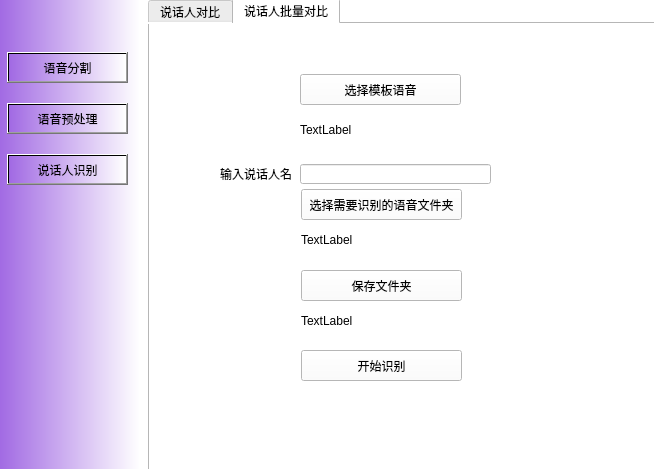
<?xml version="1.0" encoding="UTF-8"?>
<ui version="4.0">
 <class>Widget</class>
 <widget class="QWidget" name="Widget">
  <property name="geometry">
   <rect>
    <x>0</x>
    <y>0</y>
    <width>654</width>
    <height>469</height>
   </rect>
  </property>
  <property name="windowTitle">
   <string>Widget</string>
  </property>
  <widget class="QWidget" name="widget" native="true">
   <property name="geometry">
    <rect>
     <x>-1</x>
     <y>-1</y>
     <width>141</width>
     <height>471</height>
    </rect>
   </property>
   <property name="styleSheet">
    <string notr="true">background-color: qlineargradient(spread:pad, x1:0, y1:0, x2:1, y2:0, stop:0 rgba(161, 105, 227, 255), stop:1 rgba(255, 255, 255, 255));</string>
   </property>
   <widget class="QPushButton" name="pushButton">
    <property name="geometry">
     <rect>
      <x>8</x>
      <y>53</y>
      <width>121</width>
      <height>31</height>
     </rect>
    </property>
    <property name="styleSheet">
     <string notr="true"/>
    </property>
    <property name="text">
     <string>语音分割</string>
    </property>
   </widget>
   <widget class="QPushButton" name="pushButton_2">
    <property name="geometry">
     <rect>
      <x>8</x>
      <y>104</y>
      <width>121</width>
      <height>31</height>
     </rect>
    </property>
    <property name="text">
     <string>语音预处理</string>
    </property>
   </widget>
   <widget class="QPushButton" name="pushButton_3">
    <property name="geometry">
     <rect>
      <x>8</x>
      <y>155</y>
      <width>121</width>
      <height>31</height>
     </rect>
    </property>
    <property name="text">
     <string>说话人识别</string>
    </property>
   </widget>
  </widget>
  <widget class="QWidget" name="widget_2" native="true">
   <property name="geometry">
    <rect>
     <x>139</x>
     <y>-1</y>
     <width>521</width>
     <height>471</height>
    </rect>
   </property>
   <property name="styleSheet">
    <string notr="true">background-color: rgb(255, 255, 255);</string>
   </property>
   <widget class="QWidget" name="widget_3" native="true">
    <property name="geometry">
     <rect>
      <x>-1</x>
      <y>-1</y>
      <width>521</width>
      <height>471</height>
     </rect>
    </property>
    <widget class="QPushButton" name="pushButton_4">
     <property name="geometry">
      <rect>
       <x>170</x>
       <y>130</y>
       <width>141</width>
       <height>31</height>
      </rect>
     </property>
     <property name="text">
      <string>选择需要分割的语音文件</string>
     </property>
    </widget>
    <widget class="QPushButton" name="pushButton_5">
     <property name="geometry">
      <rect>
       <x>170</x>
       <y>220</y>
       <width>141</width>
       <height>31</height>
      </rect>
     </property>
     <property name="text">
      <string>选择需要保存的文件夹</string>
     </property>
    </widget>
    <widget class="QLabel" name="label">
     <property name="geometry">
      <rect>
       <x>170</x>
       <y>180</y>
       <width>241</width>
       <height>20</height>
      </rect>
     </property>
     <property name="text">
      <string>路径</string>
     </property>
    </widget>
    <widget class="QPushButton" name="pushButton_6">
     <property name="geometry">
      <rect>
       <x>170</x>
       <y>310</y>
       <width>141</width>
       <height>31</height>
      </rect>
     </property>
     <property name="text">
      <string>开始分割</string>
     </property>
    </widget>
    <widget class="QLabel" name="label_2">
     <property name="geometry">
      <rect>
       <x>170</x>
       <y>270</y>
       <width>271</width>
       <height>21</height>
      </rect>
     </property>
     <property name="text">
      <string>路径</string>
     </property>
    </widget>
    <widget class="QLabel" name="label_10">
     <property name="geometry">
      <rect>
       <x>169</x>
       <y>381</y>
       <width>221</width>
       <height>21</height>
      </rect>
     </property>
     <property name="text">
      <string>TextLabel</string>
     </property>
    </widget>
   </widget>
   <widget class="QWidget" name="widget_4" native="true">
    <property name="geometry">
     <rect>
      <x>10</x>
      <y>10</y>
      <width>511</width>
      <height>461</height>
     </rect>
    </property>
    <widget class="QPushButton" name="pushButton_7">
     <property name="geometry">
      <rect>
       <x>140</x>
       <y>220</y>
       <width>171</width>
       <height>20</height>
      </rect>
     </property>
     <property name="text">
      <string>选择需要处理的语音文件夹</string>
     </property>
    </widget>
    <widget class="QPushButton" name="pushButton_8">
     <property name="geometry">
      <rect>
       <x>140</x>
       <y>280</y>
       <width>171</width>
       <height>21</height>
      </rect>
     </property>
     <property name="text">
      <string>选择需要保存的文件夹路径</string>
     </property>
    </widget>
    <widget class="QPushButton" name="pushButton_10">
     <property name="geometry">
      <rect>
       <x>140</x>
       <y>330</y>
       <width>171</width>
       <height>31</height>
      </rect>
     </property>
     <property name="text">
      <string>启动预处理</string>
     </property>
    </widget>
    <widget class="QLineEdit" name="lineEdit">
     <property name="geometry">
      <rect>
       <x>70</x>
       <y>20</y>
       <width>61</width>
       <height>20</height>
      </rect>
     </property>
    </widget>
    <widget class="QLineEdit" name="lineEdit_2">
     <property name="geometry">
      <rect>
       <x>70</x>
       <y>50</y>
       <width>61</width>
       <height>20</height>
      </rect>
     </property>
    </widget>
    <widget class="QLineEdit" name="lineEdit_3">
     <property name="geometry">
      <rect>
       <x>70</x>
       <y>80</y>
       <width>61</width>
       <height>20</height>
      </rect>
     </property>
    </widget>
    <widget class="QLabel" name="label_7">
     <property name="geometry">
      <rect>
       <x>20</x>
       <y>30</y>
       <width>40</width>
       <height>12</height>
      </rect>
     </property>
     <property name="text">
      <string>声道数</string>
     </property>
    </widget>
    <widget class="QLabel" name="label_8">
     <property name="geometry">
      <rect>
       <x>20</x>
       <y>60</y>
       <width>40</width>
       <height>12</height>
      </rect>
     </property>
     <property name="text">
      <string>采样率</string>
     </property>
    </widget>
    <widget class="QLabel" name="label_3">
     <property name="geometry">
      <rect>
       <x>140</x>
       <y>250</y>
       <width>241</width>
       <height>21</height>
      </rect>
     </property>
     <property name="text">
      <string>路径</string>
     </property>
    </widget>
    <widget class="QLabel" name="label_9">
     <property name="geometry">
      <rect>
       <x>140</x>
       <y>302</y>
       <width>251</width>
       <height>20</height>
      </rect>
     </property>
     <property name="text">
      <string>路径</string>
     </property>
    </widget>
   </widget>
   <widget class="QTabWidget" name="tabWidget">
    <property name="geometry">
     <rect>
      <x>9</x>
      <y>-1</y>
      <width>511</width>
      <height>481</height>
     </rect>
    </property>
    <property name="styleSheet">
     <string notr="true">background-color: rgb(255, 255, 255);</string>
    </property>
    <property name="currentIndex">
     <number>1</number>
    </property>
    <widget class="QWidget" name="tab">
     <attribute name="title">
      <string>说话人对比</string>
     </attribute>
    </widget>
    <widget class="QWidget" name="tab_2">
     <attribute name="title">
      <string>说话人批量对比</string>
     </attribute>
     <widget class="QPushButton" name="pushButton_11">
      <property name="geometry">
       <rect>
        <x>150</x>
        <y>50</y>
        <width>161</width>
        <height>31</height>
       </rect>
      </property>
      <property name="text">
       <string>选择模板语音</string>
      </property>
     </widget>
     <widget class="QPushButton" name="pushButton_12">
      <property name="geometry">
       <rect>
        <x>151</x>
        <y>165</y>
        <width>161</width>
        <height>31</height>
       </rect>
      </property>
      <property name="text">
       <string>选择需要识别的语音文件夹</string>
      </property>
     </widget>
     <widget class="QLabel" name="label_4">
      <property name="geometry">
       <rect>
        <x>150</x>
        <y>90</y>
        <width>301</width>
        <height>31</height>
       </rect>
      </property>
      <property name="text">
       <string>TextLabel</string>
      </property>
     </widget>
     <widget class="QLabel" name="label_5">
      <property name="geometry">
       <rect>
        <x>151</x>
        <y>200</y>
        <width>291</width>
        <height>31</height>
       </rect>
      </property>
      <property name="text">
       <string>TextLabel</string>
      </property>
     </widget>
     <widget class="QPushButton" name="pushButton_13">
      <property name="geometry">
       <rect>
        <x>151</x>
        <y>246</y>
        <width>161</width>
        <height>31</height>
       </rect>
      </property>
      <property name="text">
       <string>保存文件夹</string>
      </property>
     </widget>
     <widget class="QLabel" name="label_6">
      <property name="geometry">
       <rect>
        <x>151</x>
        <y>281</y>
        <width>291</width>
        <height>31</height>
       </rect>
      </property>
      <property name="text">
       <string>TextLabel</string>
      </property>
     </widget>
     <widget class="QPushButton" name="pushButton_14">
      <property name="geometry">
       <rect>
        <x>151</x>
        <y>326</y>
        <width>161</width>
        <height>31</height>
       </rect>
      </property>
      <property name="text">
       <string>开始识别</string>
      </property>
     </widget>
     <widget class="QLineEdit" name="lineEdit_4">
      <property name="geometry">
       <rect>
        <x>150</x>
        <y>140</y>
        <width>191</width>
        <height>20</height>
       </rect>
      </property>
     </widget>
     <widget class="QLabel" name="label_11">
      <property name="geometry">
       <rect>
        <x>70</x>
        <y>140</y>
        <width>71</width>
        <height>20</height>
       </rect>
      </property>
      <property name="text">
       <string>输入说话人名称</string>
      </property>
     </widget>
    </widget>
   </widget>
  </widget>
 </widget>
 <resources/>
 <connections/>
</ui>
